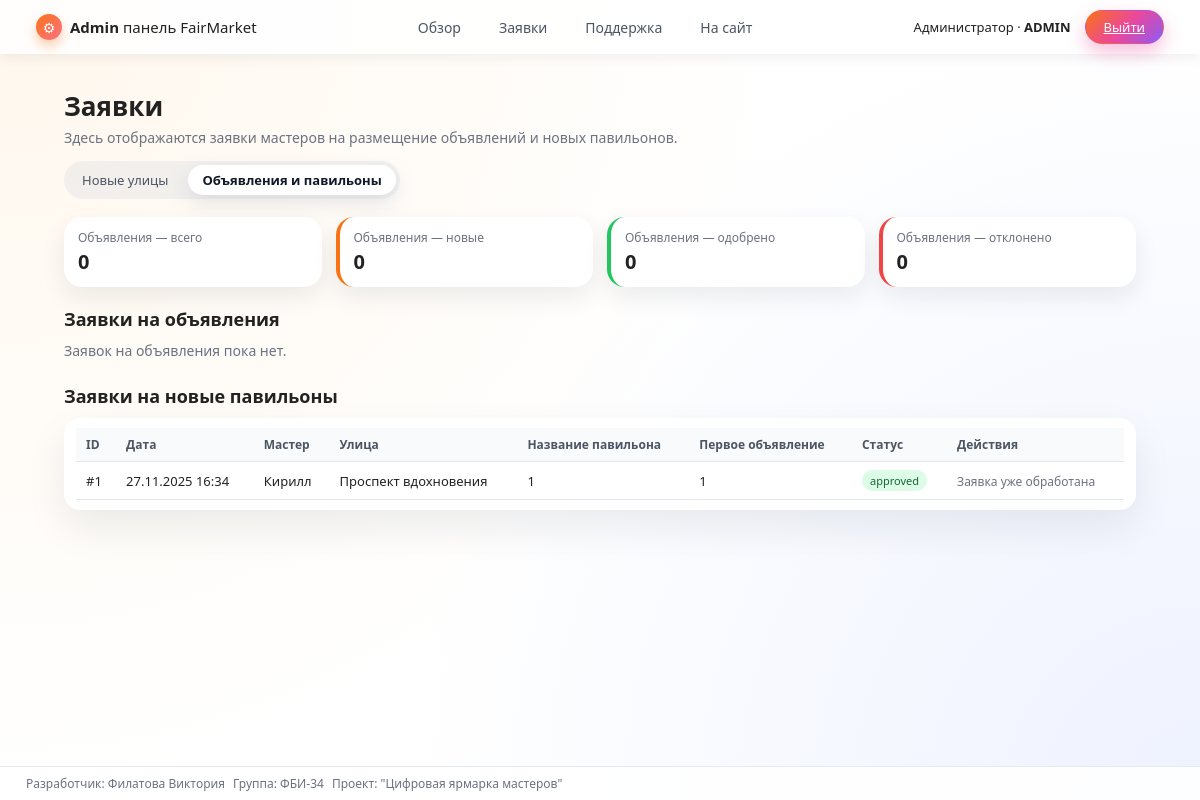
/admin/ad-requests (signed in), run on an earlier commit of the app's database.
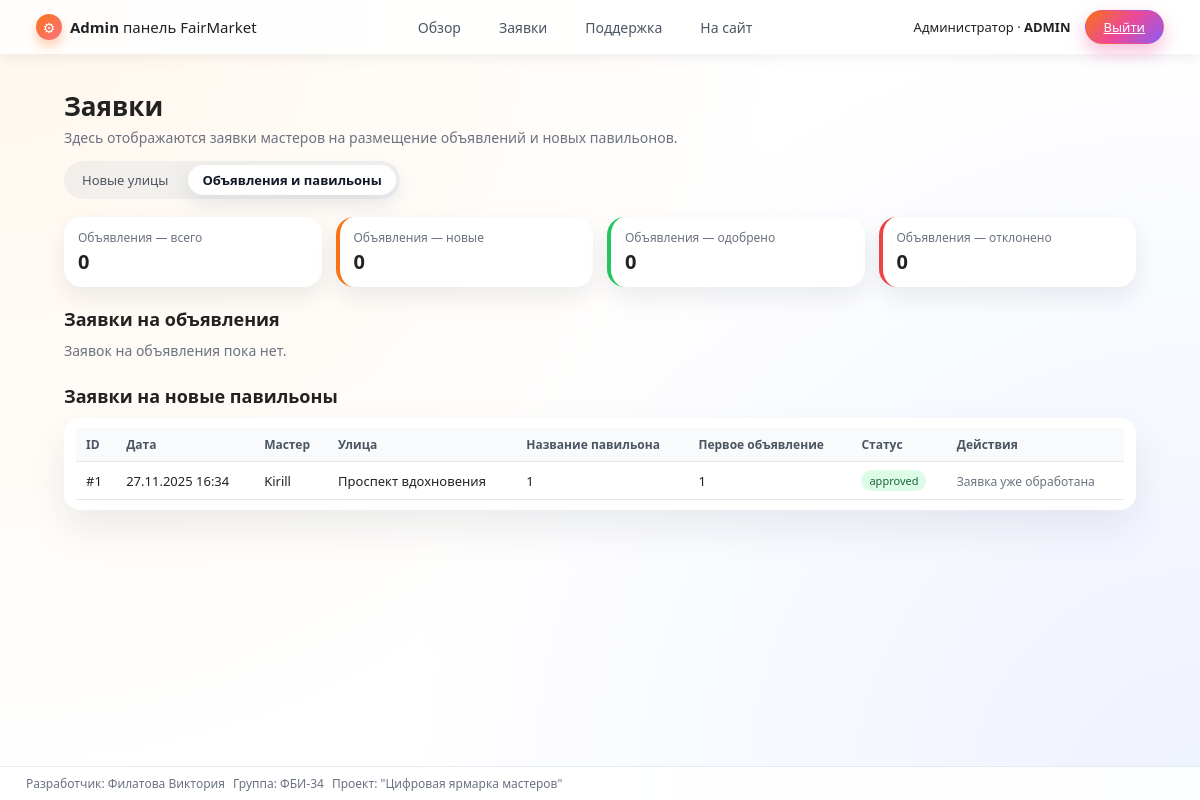
And on a later commit of the database.
### app.py (models this page shows)
class PavilionRequest(db.Model):
    __tablename__ = "pavilion_requests"
    id = db.Column(db.Integer, primary_key=True)
    user_id = db.Column(db.Integer, db.ForeignKey("users.id"), nullable=False)
    user = db.relationship("User", backref="pavilion_requests")
    street_id = db.Column(db.Integer, db.ForeignKey("streets.id"), nullable=False)
    street = db.relationship("Street", backref="pavilion_requests")
    title = db.Column(db.String(200), nullable=False, default="")
    pavilion_title = db.Column(db.String(150), nullable=True)
    pavilion_desc = db.Column(db.Text, nullable=True)
    ad_title = db.Column(db.String(250), nullable=True)
    ad_text = db.Column(db.Text, nullable=True)
    status = db.Column(db.String(20), nullable=False, default="pending")
    created_at = db.Column(db.DateTime, default=datetime.utcnow)

class User(db.Model):
    __tablename__ = "users"
    id = db.Column(db.Integer, primary_key=True)
    username = db.Column(db.String(120), nullable=False)
    email = db.Column(db.String(120), unique=True, nullable=False)
    password = db.Column(db.String(200), nullable=False)  # тут хеш
    role = db.Column(db.String(20), nullable=False, default="user")  # user/master/admin

class Street(db.Model):
    __tablename__ = "streets"
    id = db.Column(db.Integer, primary_key=True)
    name = db.Column(db.String(120), nullable=False)
    code = db.Column(db.String(50), nullable=False, unique=True)
    pavilions = db.relationship("Pavilion", backref="street", lazy="select")

### app.py (the view)
@app.route("/admin/ad-requests")
@admin_required
def admin_ad_requests():
    fio, group = get_student_info()
    ad_requests = AdRequest.query.order_by(AdRequest.created_at.desc()).all()
    pav_requests = PavilionRequest.query.order_by(
        PavilionRequest.created_at.desc()
    ).all()
    stats_ads = {
        "total": len(ad_requests),
        "pending": sum(1 for r in ad_requests if r.status == "pending"),
        "approved": sum(1 for r in ad_requests if r.status == "approved"),
        "rejected": sum(1 for r in ad_requests if r.status == "rejected"),
    }
    stats_pav = {
        "total": len(pav_requests),
        "pending": sum(1 for r in pav_requests if r.status == "pending"),
        "approved": sum(1 for r in pav_requests if r.status == "approved"),
        "rejected": sum(1 for r in pav_requests if r.status == "rejected"),
    }
    return render_template(
        "admin_ad_requests.html",
        fio=fio,
        group=group,
        ad_requests=ad_requests,
        pav_requests=pav_requests,
        stats_ads=stats_ads,
        stats_pav=stats_pav,
    )

### app.py (called while the page is built, shortened)
def get_student_info():
    return "Филатова Виктория", "ФБИ-34"

def recalc_unread_total():
    if "user_id" not in session:
        session["unread_total"] = 0
        return
    user_id = session["user_id"]
    role = session.get("user_role")
    unread_total = AdMessage.query.filter_by(
        receiver_id=user_id,
        is_read=False,
    ).count()
    session["unread_total"] = unread_total

def recalc_support_badge():
    if "user_id" not in session:
        session["support_unread"] = 0
        session["admin_support_new"] = 0
        return
    role = session.get("user_role")
    if role == "admin":
        session["support_unread"] = 0
        session["admin_support_new"] = SupportMessage.query.filter_by(
            status="new"
        ).count()
        return

@app.before_request
def auto_update_unread():
    if "user_id" in session:
        recalc_unread_total()
        recalc_support_badge()
        recalc_admin_counters()
    else:
        session["unread_total"] = 0
        session["support_unread"] = 0
        session["admin_support_new"] = 0
        session["admin_requests"] = 0

### templates/admin_ad_requests.html (shortened to what the changed rows need)
{% extends "admin_base.html" %}
{% block content %}
<div class="admin-page">
    <div class="admin-page-header">
        <h1 class="admin-page-title">Заявки</h1>
    </div>
    <section class="admin-section">
        <h2 class="admin-section-title">Заявки на объявления</h2>
    </section>
    <section class="admin-section" style="margin-top: 24px;">
        <h2 class="admin-section-title">Заявки на новые павильоны</h2>
        {% if pav_requests %}
        <div class="admin-table-wrapper">
            <table class="admin-table">
                <thead>
                    <tr>
                        <th>ID</th>
                        <th>Дата</th>
                        <th>Мастер</th>
                        <th>Улица</th>
                        <th>Название павильона</th>
                        <th>Первое объявление</th>
                        <th>Статус</th>
                        <th class="admin-table-actions">Действия</th>
                    </tr>
                </thead>
                <tbody>
                    {% for r in pav_requests %}
                    <tr>
                        <td>#{{ r.id }}</td>
                        <td>{{ r.created_at.strftime("%d.%m.%Y %H:%M") }}</td>
                        <td>{{ r.user.username }}</td>
                        <td>{{ r.street.name }}</td>
                        <td>{{ r.pavilion_title }}</td>
                        <td>{{ r.ad_title }}</td>
                        <td>
                            {% if r.status == "pending" %}
                                <span class="badge badge-orange">pending</span>
                            {% elif r.status == "approved" %}
                                <span class="badge badge-green">approved</span>
                            {% elif r.status == "rejected" %}
                                <span class="badge badge-red">rejected</span>
                            {% else %}
                                <span class="badge">{{ r.status }}</span>
                            {% endif %}
                        </td>
                        <td class="admin-table-actions">
                            {% if r.status == "pending" %}
                                <form method="post"
                                      action="{{ url_for('admin_approve_pavilion_request', req_id=r.id) }}"
                                      class="inline-form">
                                    <button type="submit" class="btn btn-approve">
                                        Создать павильон и объявление
                                    </button>
                                </form>
                                <form method="post"
                                      action="{{ url_for('admin_reject_pavilion_request', req_id=r.id) }}"
                                      class="inline-form">
                                    <button type="submit" class="btn btn-reject">Отклонить</button>
                                </form>
                            {% else %}
                                <span class="admin-status-note">
                                    Заявка уже обработана
                                </span>
                            {% endif %}
                        </td>
                    </tr>
                    {% endfor %}
                </tbody>
            </table>
        </div>
        {% else %}
            <p class="admin-empty">
                Заявок на новые павильоны пока нет.
            </p>
        {% endif %}
    </section>
</div>
{% endblock %}

What changed in the data, as far as the page shows it:
changed through a linked row, PavilionRequest "Проспект вдохновения": user.username "Кирилл" → "Kirill"
